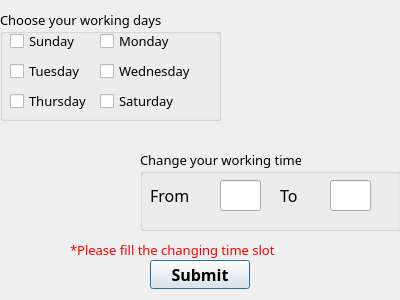
<?xml version="1.0" encoding="UTF-8"?>
<ui version="4.0">
 <class>scheduleedit</class>
 <widget class="QDialog" name="scheduleedit">
  <property name="geometry">
   <rect>
    <x>0</x>
    <y>0</y>
    <width>400</width>
    <height>300</height>
   </rect>
  </property>
  <property name="windowTitle">
   <string>Dialog</string>
  </property>
  <widget class="QLabel" name="label_error">
   <property name="geometry">
    <rect>
     <x>70</x>
     <y>240</y>
     <width>261</width>
     <height>21</height>
    </rect>
   </property>
   <property name="font">
    <font>
     <family>Forte</family>
     <pointsize>10</pointsize>
    </font>
   </property>
   <property name="text">
    <string>&lt;html&gt;&lt;head/&gt;&lt;body&gt;&lt;p&gt;&lt;span style=&quot; color:#ff0000;&quot;&gt;*Please fill the changing time slot&lt;/span&gt;&lt;/p&gt;&lt;/body&gt;&lt;/html&gt;</string>
   </property>
  </widget>
  <widget class="QPushButton" name="pushButton_submit">
   <property name="geometry">
    <rect>
     <x>150</x>
     <y>260</y>
     <width>100</width>
     <height>29</height>
    </rect>
   </property>
   <property name="font">
    <font>
     <family>Script MT Bold</family>
     <pointsize>12</pointsize>
     <bold>true</bold>
    </font>
   </property>
   <property name="text">
    <string>Submit</string>
   </property>
  </widget>
  <widget class="QGroupBox" name="Groupbox_time">
   <property name="geometry">
    <rect>
     <x>140</x>
     <y>150</y>
     <width>261</width>
     <height>81</height>
    </rect>
   </property>
   <property name="font">
    <font>
     <family>Forte</family>
     <pointsize>10</pointsize>
    </font>
   </property>
   <property name="title">
    <string>Change your working time</string>
   </property>
   <widget class="QLineEdit" name="toedit">
    <property name="geometry">
     <rect>
      <x>190</x>
      <y>30</y>
      <width>41</width>
      <height>31</height>
     </rect>
    </property>
   </widget>
   <widget class="QLineEdit" name="fromedit">
    <property name="geometry">
     <rect>
      <x>80</x>
      <y>30</y>
      <width>41</width>
      <height>31</height>
     </rect>
    </property>
   </widget>
   <widget class="QLabel" name="label_8">
    <property name="geometry">
     <rect>
      <x>140</x>
      <y>30</y>
      <width>21</width>
      <height>31</height>
     </rect>
    </property>
    <property name="font">
     <font>
      <family>Forte</family>
      <pointsize>12</pointsize>
     </font>
    </property>
    <property name="text">
     <string>To</string>
    </property>
   </widget>
   <widget class="QLabel" name="label_9">
    <property name="geometry">
     <rect>
      <x>10</x>
      <y>30</y>
      <width>51</width>
      <height>31</height>
     </rect>
    </property>
    <property name="font">
     <font>
      <family>Forte</family>
      <pointsize>12</pointsize>
     </font>
    </property>
    <property name="text">
     <string>From</string>
    </property>
   </widget>
  </widget>
  <widget class="QGroupBox" name="days">
   <property name="geometry">
    <rect>
     <x>0</x>
     <y>10</y>
     <width>221</width>
     <height>111</height>
    </rect>
   </property>
   <property name="font">
    <font>
     <family>Forte</family>
     <pointsize>10</pointsize>
    </font>
   </property>
   <property name="title">
    <string>Choose your working days</string>
   </property>
   <widget class="QCheckBox" name="checkBox_2">
    <property name="geometry">
     <rect>
      <x>10</x>
      <y>20</y>
      <width>77</width>
      <height>22</height>
     </rect>
    </property>
    <property name="text">
     <string>Sunday</string>
    </property>
   </widget>
   <widget class="QCheckBox" name="checkBox_4">
    <property name="geometry">
     <rect>
      <x>10</x>
      <y>50</y>
      <width>77</width>
      <height>22</height>
     </rect>
    </property>
    <property name="text">
     <string>Tuesday</string>
    </property>
   </widget>
   <widget class="QCheckBox" name="checkBox_6">
    <property name="geometry">
     <rect>
      <x>10</x>
      <y>80</y>
      <width>77</width>
      <height>22</height>
     </rect>
    </property>
    <property name="text">
     <string>Thursday</string>
    </property>
   </widget>
   <widget class="QCheckBox" name="checkBox_7">
    <property name="geometry">
     <rect>
      <x>100</x>
      <y>80</y>
      <width>77</width>
      <height>22</height>
     </rect>
    </property>
    <property name="text">
     <string>Saturday</string>
    </property>
   </widget>
   <widget class="QCheckBox" name="checkBox_3">
    <property name="geometry">
     <rect>
      <x>100</x>
      <y>50</y>
      <width>101</width>
      <height>22</height>
     </rect>
    </property>
    <property name="text">
     <string>Wednesday</string>
    </property>
   </widget>
   <widget class="QCheckBox" name="checkBox">
    <property name="geometry">
     <rect>
      <x>100</x>
      <y>20</y>
      <width>77</width>
      <height>22</height>
     </rect>
    </property>
    <property name="text">
     <string>Monday</string>
    </property>
   </widget>
  </widget>
 </widget>
 <resources/>
 <connections/>
</ui>
